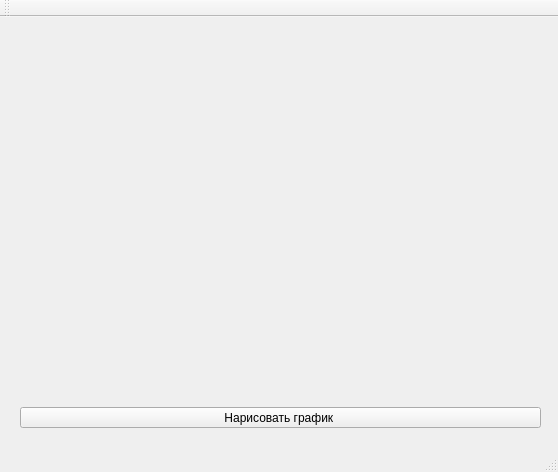
<?xml version="1.0" encoding="UTF-8"?>
<ui version="4.0">
 <class>MainWindow</class>
 <widget class="QMainWindow" name="MainWindow">
  <property name="geometry">
   <rect>
    <x>0</x>
    <y>0</y>
    <width>558</width>
    <height>472</height>
   </rect>
  </property>
  <property name="sizePolicy">
   <sizepolicy hsizetype="Fixed" vsizetype="Fixed">
    <horstretch>0</horstretch>
    <verstretch>0</verstretch>
   </sizepolicy>
  </property>
  <property name="windowTitle">
   <string>MainWindow</string>
  </property>
  <widget class="QWidget" name="centralWidget">
   <widget class="QCustomPlot" name="widget" native="true">
    <property name="geometry">
     <rect>
      <x>20</x>
      <y>20</y>
      <width>521</width>
      <height>361</height>
     </rect>
    </property>
   </widget>
   <widget class="QPushButton" name="pushButton">
    <property name="geometry">
     <rect>
      <x>20</x>
      <y>390</y>
      <width>521</width>
      <height>21</height>
     </rect>
    </property>
    <property name="text">
     <string>Нарисовать график </string>
    </property>
   </widget>
   <widget class="QWidget" name="">
    <property name="geometry">
     <rect>
      <x>100</x>
      <y>430</y>
      <width>356</width>
      <height>41</height>
     </rect>
    </property>
    <layout class="QGridLayout" name="gridLayout">
     <item row="0" column="0">
      <widget class="QRadioButton" name="radioButton">
       <property name="text">
        <string>Прям.имп</string>
       </property>
      </widget>
     </item>
     <item row="0" column="1">
      <widget class="QRadioButton" name="radioButton_2">
       <property name="text">
        <string>ЛЧМ</string>
       </property>
      </widget>
     </item>
    </layout>
   </widget>
  </widget>
  <widget class="QMenuBar" name="menuBar">
   <property name="geometry">
    <rect>
     <x>0</x>
     <y>0</y>
     <width>558</width>
     <height>20</height>
    </rect>
   </property>
  </widget>
  <widget class="QToolBar" name="mainToolBar">
   <attribute name="toolBarArea">
    <enum>TopToolBarArea</enum>
   </attribute>
   <attribute name="toolBarBreak">
    <bool>false</bool>
   </attribute>
  </widget>
  <widget class="QStatusBar" name="statusBar"/>
 </widget>
 <layoutdefault spacing="6" margin="11"/>
 <customwidgets>
  <customwidget>
   <class>QCustomPlot</class>
   <extends>QWidget</extends>
   <header>qcustomplot.h</header>
   <container>1</container>
  </customwidget>
 </customwidgets>
 <resources/>
 <connections/>
</ui>
